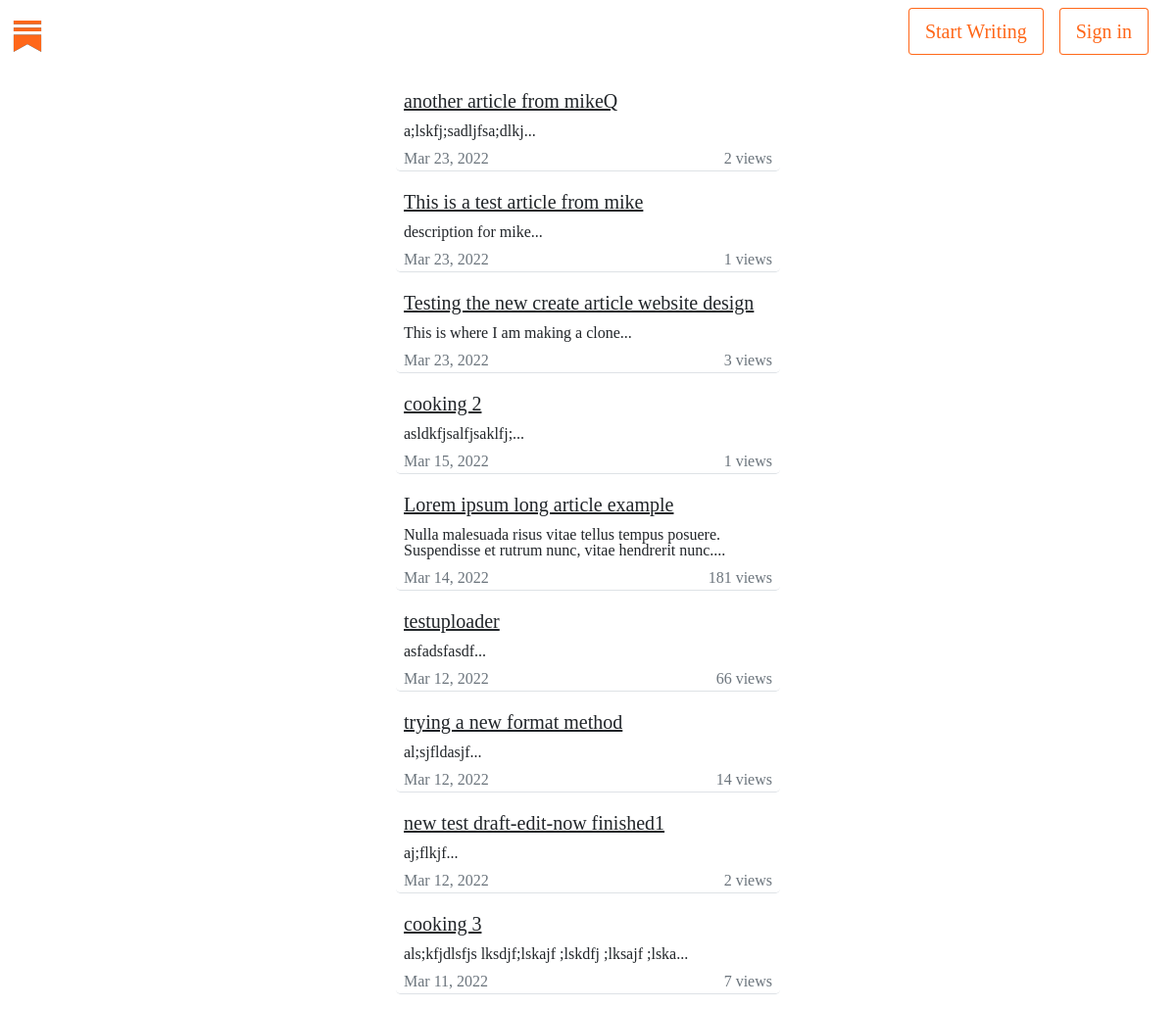
The app's page /articles/ (upper part), older data.
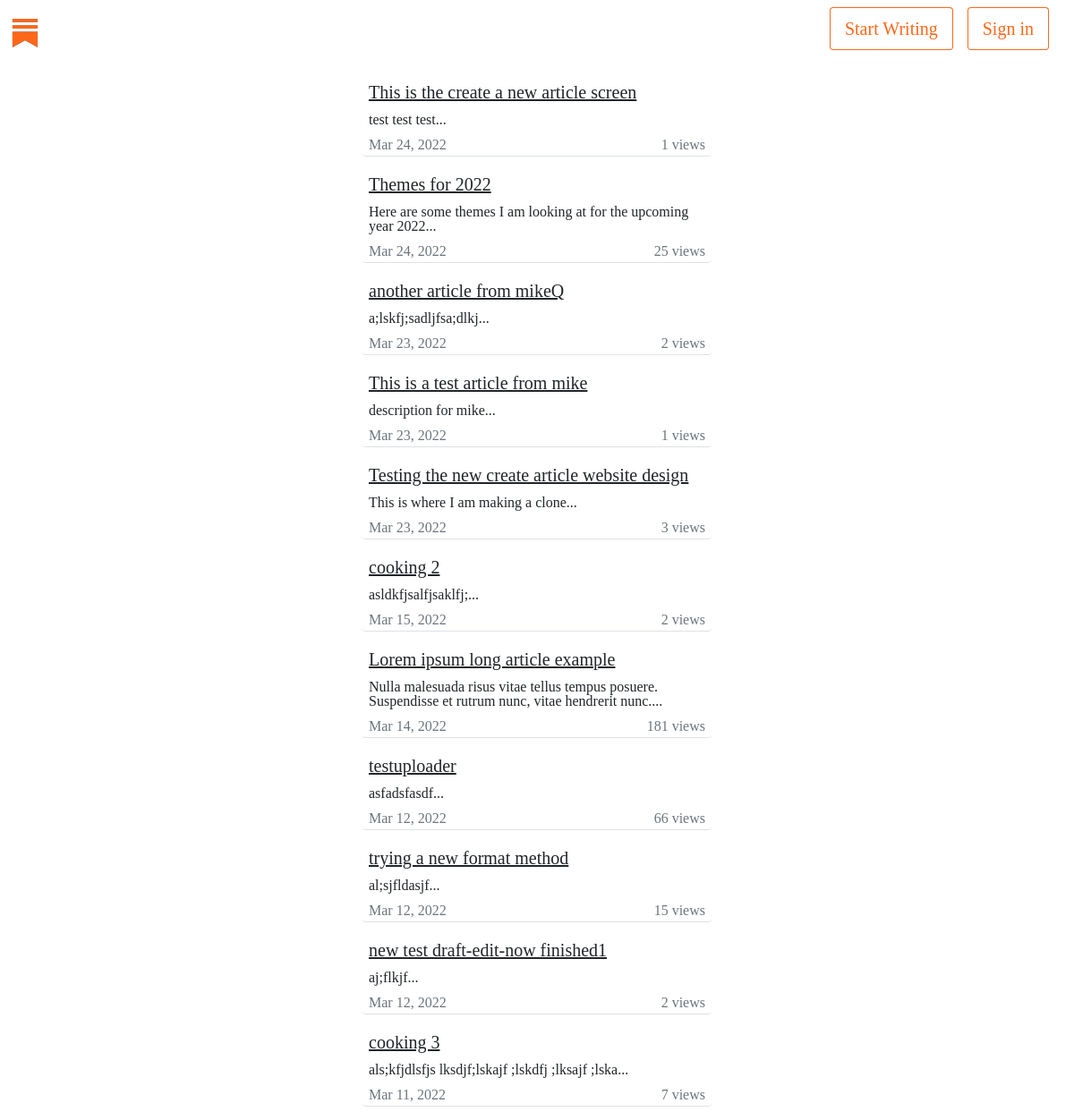
The same page, newer data.
### articles/models.py (models this page shows, shortened)
class Article(models.Model):
    title =         models.CharField(max_length=200)
    description =   models.CharField(max_length = 150)
    body =          RichTextUploadingField(blank = True, null=True)
    slug =          models.SlugField()
    date =          models.DateTimeField(auto_now_add = True)
    last_edited =   models.DateTimeField(auto_now = True)
    thumbnail =     models.ImageField(default='logo.png', blank = True)
    topicslist = [
        ("Business","Business"),
        ("Culinary", "Culinary"),
        ("Culture", "Culture"),
        ("Health", "Health"),
        ("Literature", "Literature"),
        ("Other", "Other"),
        ("Politics", "Politics"),
        ("Sports", "Sports"),
    ]
    topic =         models.CharField(max_length=30, null=True, blank=True, choices=topicslist)
    author =        models.ForeignKey(SubstackUser,  null=True, blank=True, on_delete=models.CASCADE)
    views =         models.IntegerField(default=0)
    is_draft =      models.BooleanField(default=False)
    REQUIRED_FIELDS = ['title',]
    def MDYdate(self):
        months= {'01':'Jan', '02':'Feb', '03':'Mar',
                '04':'Apr', '05':'May', '06':'Jun',
                '07':'Jul', '08':'Aug', '09':'Sep',
                '10':'Oct', '11':'Nov', '12':'Dec'}
        mdy = self.date.strftime("%m_%d_%Y_%-I_%M_%p").split('_')
        return f"{months[mdy[0]]} {mdy[1]}, {mdy[2]}"
    def shorten_desc(self):
        desc = self.description[0:100]
        return desc+'...'

### articles/views.py (the view)
def articles_authors(request):
    articles = Article.objects.all().filter(is_draft=False).order_by("-date")
    return render(request, 'articles/article_authors.html', context = { 'articles' : articles } )

### articles/templates/articles/article_authors.html (shortened to what this page needs)
{% extends 'default.html' %}
{% load static %}
{% block customcss %} <link rel="stylesheet" href="{% static 'styles.css' %}"> {% endblock customcss %}
{% block content %}
{% include 'snippets/generalheader.html' %}
<div class="container-fluid d-flex justify-content-center">
<div class="col-4">
    {% for article in articles %}
    <div class="border-bottom rounded-3 my-3">
        <div class="lead fs-5 mb-2 mx-2"><a class="link-dark" href="{% url 'articles:full' article.slug %}">{{article.title}}</a></div>
        <div class="fs-6 fw-light lh-1 mx-2 mb-2">{{article.shorten_desc}}</div>
    <div class="d-flex justify-content-between">
        <div class="text-muted mx-2">{{article.MDYdate}}</div>
        <div class="text-muted mx-2">{{article.views}} views</div>
    </div>
    </div>
    {% endfor %}
</div>
</div>
{% endblock content %}

### templates/default.html (shortened to what this page needs)
<!DOCTYPE html>
{% load static %}
<html lang="en">
<head>
    <link rel="stylesheet" href="{% static 'sass/main.css' %}">
    {% block customcss %}{% endblock customcss %}
</head>
</body>
    {% block content %}
    {% endblock %}
</body>
</html>

### templates/snippets/generalheader.html (shortened to what this page needs)
{% load static %}
<nav id="wholenavbar" class="navbar navbar-expand navbar-light bg-dark">
<div class="container-fluid">
    <a class="navbar-brand" href="{% url 'homepage' %}">
        <img src="{% static 'substacklogo.png' %}" alt="Substack logo image">
    </a>
    <div class="navbar-nav mb-0 me-5">
        <a class="nav-link text-white fw-bold">Resources</a>
        <a class="nav-link text-white fw-bold">Writers</a>
        <a class="nav-link text-white fw-bold">Readers</a>
    </div>
    <div class="navbar-nav ms-auto mb-2 mb-0 justify-content-between">
        {% if user.is_authenticated %}
            <form action="{% url 'accounts:dashboard' %}" method="get">
                <button class="btn btn-lg btn-outline-primary custombuttonbackground rounded-2 me-3">Dashboard</button></form>
            <div class="btn-group btn-group-justified ">
                <button type="button" class="btn btn-lg btn-outline-primary me-2 rounded-2 custombuttonbackground dropdown-toggle" id="timezoneDropdown" data-bs-toggle="dropdown"
                    aria-expanded="false">Profile
                </button>
                <ul class="dropdown-menu col-12" aria-labelledby="timezoneDropdown">
                    <li><form action="{% url 'accounts:account-home' %}" method='get'><button class="btn rounded-2 me-3 ">Edit profile</button></form></li>
                    <li class="border-top"><form action="{% url 'accounts:logout' %}" method='get'><button class="btn rounded-2 me-3">Logout</button></form></li>
                </ul>
            </div>
        {% else %}
            <form action="{% url 'accounts:create' %}" method="get">
                <button class=" btn btn-lg btn-outline-primary custombuttonbackground rounded-2 me-3 ">Start Writing</button></form>
            <form action="{% url 'accounts:login' %}" method="get"><li>
                <button class="btn btn-lg btn-outline-primary custombuttonbackground me-3 rounded-2 ">Sign in</button></form>
        {% endif %}
    </div>
</div>
</nav>

### assets/styles.css (style rules this page uses)
* { font-family: Cahuenga; }

### templates/snippets/generalheader.html (style rules this page uses)
#wholenavbar { background-color: rgba(0,0,0,0) !important; z-index: 15; }
.custombuttonbackground { background-color: rgba(0,0,0,0) !important; border-bottom: 1px solid #FF6919 !important; }

Row changes from the older to the newer data that the page shows:
added Article: title "This is the create a new article screen", shorten_desc "test test test...", MDYdate "Mar 24, 2022", views "1"
added Article: title "Themes for 2022", shorten_desc "Here are some themes I am looking at for the upcoming year 2022...", MDYdate "Mar 24, 2022", views "25"
changed Article "cooking 2": views "1" → "2"
changed Article "trying a new format method": views "14" → "15"
